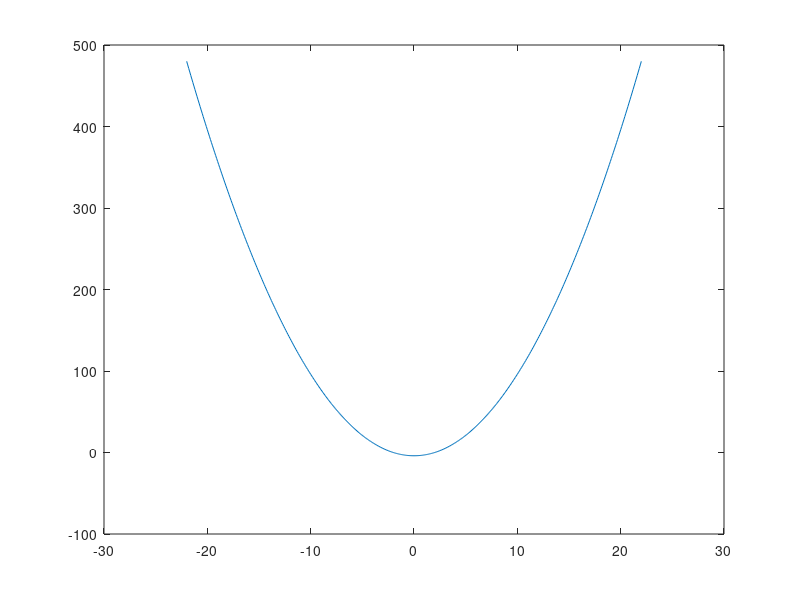

Recreate this plot in MATLAB.
% Title               :Funciones algebraicas 
% Description         :script de algebraicas: polinominales y racionales 
% Author              :Francelly Desiree Colon Sandoval 
% Date                :20211119   
% Version             :1
% Usage               :octave> /path/Act1

clear
x = -22:0.1:22

% Funcion 
fx = (x+2) .* (x-2)

% Plotear funcion 
plot(x, fx)

disp ("No hay valores para cero, Funcion Polinominal")
